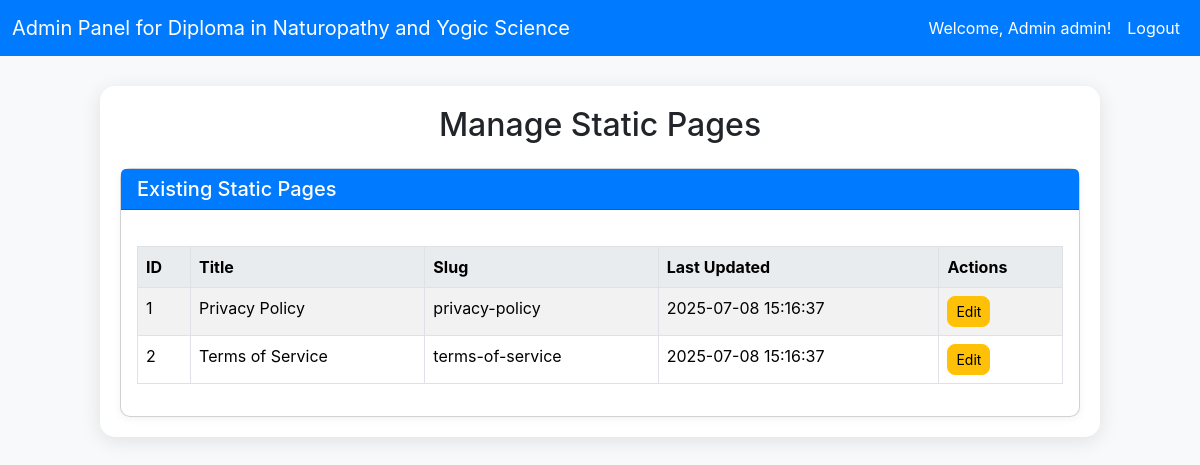
Screenshot of /admin/manage_pages.php (signed in) with the database file from the repository.
### tables this page shows
CREATE TABLE `static_pages` (
  `id` int(11) NOT NULL,
  `title` varchar(255) NOT NULL,
  `slug` varchar(255) NOT NULL,
  `content` longtext NOT NULL,
  `last_updated_at` timestamp NOT NULL DEFAULT current_timestamp() ON UPDATE current_timestamp()
);

### admin/manage_pages.php (the view, shortened to what this page needs)
<?php require_once '../config.php'; ?>
<!DOCTYPE html>
<html lang="en">
<head>
    <link href="https://cdn.jsdelivr.net/npm/bootstrap@5.3.7/dist/css/bootstrap.min.css" rel="stylesheet">
</head>
<body>
    <nav class="navbar navbar-expand-lg navbar-dark">
        <div class="container-fluid">
            <a class="navbar-brand" href="dashboard.php">Admin Panel for <?php echo APP_NAME; ?></a>
            <div class="collapse navbar-collapse" id="navbarNav">
                <ul class="navbar-nav ms-auto">
                    <li class="nav-item">
                        <span class="nav-link">Welcome, Admin <?php echo htmlspecialchars($_SESSION['username'] ?? ''); ?>!</span>
                    </li>
                    <li class="nav-item">
                        <a class="nav-link" href="../logout.php">Logout</a>
                    </li>
                </ul>
            </div>
        </div>
    </nav>
    <div class="container admin-container">
        <h2 class="text-center mb-4">Manage Static Pages</h2>
        <div class="card mt-4">
            <div class="card-header">
                <h5 class="mb-0">Existing Static Pages</h5>
            </div>
            <div class="card-body">
                <div class="table-responsive">
                    <table class="table table-bordered table-striped">
                        <thead>
                            <tr>
                                <th>ID</th>
                                <th>Title</th>
                                <th>Slug</th>
                                <th>Last Updated</th>
                                <th>Actions</th>
                            </tr>
                        </thead>
                        <tbody>
                            <?php
                            try {
                                $stmt = $pdo->query("SELECT id, title, slug, last_updated_at FROM static_pages ORDER BY title ASC");
                                $pages = $stmt->fetchAll();
                                if (empty($pages)) {
                                    echo '<tr><td colspan="5" class="text-center">No static pages found.</td></tr>';
                                } else {
                                    foreach ($pages as $page) {
                                        echo '<tr>';
                                        echo '<td>' . htmlspecialchars($page['id']) . '</td>';
                                        echo '<td>' . htmlspecialchars($page['title']) . '</td>';
                                        echo '<td>' . htmlspecialchars($page['slug']) . '</td>';
                                        echo '<td>' . htmlspecialchars($page['last_updated_at']) . '</td>';
                                        echo '<td>';
                                        echo '<button type="button" class="btn btn-warning btn-sm me-2 edit-page-btn rounded-md" data-id="' . $page['id'] . '" data-bs-toggle="modal" data-bs-target="#editPageModal">Edit</button>';
                                        echo '</td>';
                                        echo '</tr>';
                                    }
                                }
                            } catch (PDOException $e) {
                                echo '<tr><td colspan="5" class="text-center text-danger">Error loading static pages: ' . $e->getMessage() . '</td></tr>';
                            }
                            ?>
                        </tbody>
                    </table>
                </div>
            </div>
        </div>
    </div>
</body>
</html>

### admin/manage_pages.php (style rules this page uses)
body { background-color: #f8f9fa; font-family: "Inter", sans-serif; }
.navbar { background-color: #007bff; }
.navbar-brand, .nav-link { color: #ffffff !important; }
.admin-container { max-width: 1000px; margin: 30px auto; padding: 20px; background-color: #ffffff; border-radius: 15px; box-shadow: 0 4px 20px rgba(0, 0, 0, 0.1); }
.card { border-radius: 10px; box-shadow: 0 2px 10px rgba(0, 0, 0, 0.05); }
.card-header { background-color: #007bff; color: white; border-top-left-radius: 10px; border-top-right-radius: 10px; }
.btn-primary, .btn-success, .btn-warning, .btn-danger { border-radius: 8px; }
.table { margin-top: 20px; }
.table thead th { background-color: #e9ecef; }

### rows the page displays
static_pages: id "1", title "Privacy Policy", slug "privacy-policy", last_updated_at "2025-07-08 15:16:37"
static_pages: id "2", title "Terms of Service", slug "terms-of-service", last_updated_at "2025-07-08 15:16:37"

### other values shown
APP_NAME "Diploma in Naturopathy and Yogic Science"
$_SESSION['username'] "admin"
